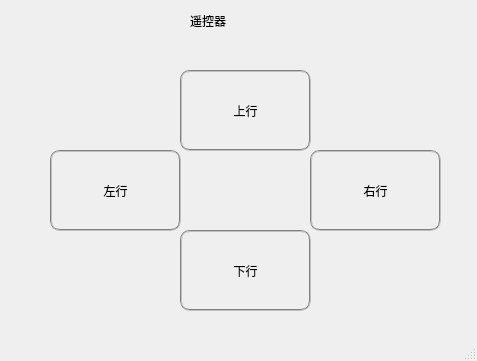
<?xml version="1.0" encoding="UTF-8"?>
<ui version="4.0">
 <class>Client</class>
 <widget class="QMainWindow" name="Client">
  <property name="geometry">
   <rect>
    <x>0</x>
    <y>0</y>
    <width>477</width>
    <height>361</height>
   </rect>
  </property>
  <property name="windowTitle">
   <string>Client</string>
  </property>
  <property name="styleSheet">
   <string notr="true">

QToolButton{
font: 14pt &quot;新宋体&quot;;
border:2px groove gray;
border-radius:10px;
padding:2px 4px;
}
</string>
  </property>
  <widget class="QWidget" name="centralwidget">
   <widget class="QGroupBox" name="groupBox">
    <property name="geometry">
     <rect>
      <x>50</x>
      <y>500</y>
      <width>381</width>
      <height>131</height>
     </rect>
    </property>
    <property name="title">
     <string>GroupBox</string>
    </property>
    <widget class="QPushButton" name="pushButton_Send">
     <property name="geometry">
      <rect>
       <x>280</x>
       <y>90</y>
       <width>93</width>
       <height>28</height>
      </rect>
     </property>
     <property name="text">
      <string>发送</string>
     </property>
    </widget>
    <widget class="QTextEdit" name="textEdit_Send">
     <property name="geometry">
      <rect>
       <x>10</x>
       <y>90</y>
       <width>161</width>
       <height>31</height>
      </rect>
     </property>
    </widget>
    <widget class="QTextEdit" name="textEdit_Recv">
     <property name="geometry">
      <rect>
       <x>10</x>
       <y>50</y>
       <width>161</width>
       <height>31</height>
      </rect>
     </property>
    </widget>
    <widget class="QLineEdit" name="lineEdit_Port">
     <property name="geometry">
      <rect>
       <x>280</x>
       <y>20</y>
       <width>81</width>
       <height>21</height>
      </rect>
     </property>
    </widget>
    <widget class="QLabel" name="label">
     <property name="geometry">
      <rect>
       <x>20</x>
       <y>20</y>
       <width>81</width>
       <height>16</height>
      </rect>
     </property>
     <property name="text">
      <string>IP地址：</string>
     </property>
    </widget>
    <widget class="QLabel" name="label_2">
     <property name="geometry">
      <rect>
       <x>230</x>
       <y>20</y>
       <width>81</width>
       <height>16</height>
      </rect>
     </property>
     <property name="text">
      <string>端口：</string>
     </property>
    </widget>
    <widget class="QLineEdit" name="lineEdit_IP">
     <property name="geometry">
      <rect>
       <x>90</x>
       <y>20</y>
       <width>113</width>
       <height>21</height>
      </rect>
     </property>
    </widget>
    <widget class="QPushButton" name="pushButton_Connect">
     <property name="geometry">
      <rect>
       <x>280</x>
       <y>50</y>
       <width>93</width>
       <height>28</height>
      </rect>
     </property>
     <property name="text">
      <string>连接</string>
     </property>
    </widget>
   </widget>
   <widget class="QLabel" name="label_3">
    <property name="geometry">
     <rect>
      <x>190</x>
      <y>10</y>
      <width>121</width>
      <height>21</height>
     </rect>
    </property>
    <property name="styleSheet">
     <string notr="true">font: 20pt &quot;楷体&quot;;</string>
    </property>
    <property name="text">
     <string>遥控器</string>
    </property>
   </widget>
   <widget class="QToolButton" name="toolButton">
    <property name="geometry">
     <rect>
      <x>180</x>
      <y>70</y>
      <width>131</width>
      <height>81</height>
     </rect>
    </property>
    <property name="styleSheet">
     <string notr="true"/>
    </property>
    <property name="text">
     <string>上行</string>
    </property>
   </widget>
   <widget class="QToolButton" name="toolButton_2">
    <property name="geometry">
     <rect>
      <x>180</x>
      <y>230</y>
      <width>131</width>
      <height>81</height>
     </rect>
    </property>
    <property name="styleSheet">
     <string notr="true"/>
    </property>
    <property name="text">
     <string>下行</string>
    </property>
   </widget>
   <widget class="QToolButton" name="toolButton_3">
    <property name="geometry">
     <rect>
      <x>50</x>
      <y>150</y>
      <width>131</width>
      <height>81</height>
     </rect>
    </property>
    <property name="styleSheet">
     <string notr="true"/>
    </property>
    <property name="text">
     <string>左行</string>
    </property>
   </widget>
   <widget class="QToolButton" name="toolButton_4">
    <property name="geometry">
     <rect>
      <x>310</x>
      <y>150</y>
      <width>131</width>
      <height>81</height>
     </rect>
    </property>
    <property name="styleSheet">
     <string notr="true"/>
    </property>
    <property name="text">
     <string>右行</string>
    </property>
   </widget>
  </widget>
  <widget class="QStatusBar" name="statusbar"/>
 </widget>
 <resources/>
 <connections/>
</ui>
